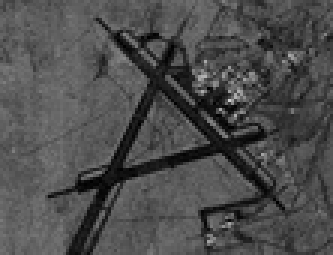
%> input picture ChinaLakeAirport.jpg, 111 x 85 px, shrunk from 520 x 400 before the run (shown 3 times larger)
$ octave main.m   (GNU Octave 9; MATLAB toolbox functions it lacks are replaced by stand-ins)
%> lines starting %> are read from the running program, lines starting %| are printed output that depends on the picture; in (x1, y1, x2, y2) boxes, pixels count from 0 and x2, y2 are one past the last pixel; in counts of white or black regions, pixels touching at a corner belong together; the program's own positions count from 1
### SOM.m
function [ m ] = SOM( image, c, alpha, max_iter )
[row col] = size(image);
m = [image(randperm(row, c))];
while m(1) == m(2)
    m = [image(randperm(row, c))];
end
for time = 1:max_iter
    for i = 1:row
        x = double(image(i, :));
        d = repmat(x, 2, 1) - m;
        [value index] = min(sum(d .^ 2, 2) .^ 0.5);
        m = m + alpha .* d .* GaussianFunc(m, m(index, :), 1);
    end
end
end

### main.m
clear;clc;
% ------ 预处理,转换灰度图 ------ %
p1 = imread('ChinaLakeAirport.jpg');
%> p1 is the input picture: size 85x111x3 uint8; min 0, max 207, mean 76.7
p2 = imread('FarmhouseNearAlbuquerque.jpg');
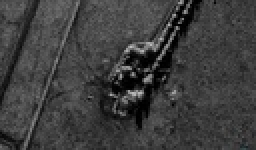
%> input picture FarmhouseNearAlbuquerque.jpg, 128 x 75 px, shrunk from 600 x 350 before the run (shown 2 times larger)
%> p2 is the input picture: size 75x128x3 uint8; mean R, G, B 61.4, 61.4, 61.5
gp1 = rgb2gray(p1);
gp2 = rgb2gray(p2);
gp1 = medfilt2(gp1);
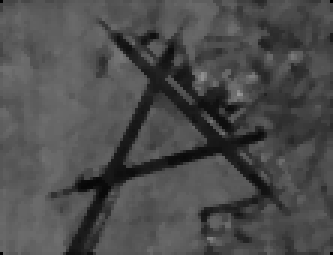
%> gp1: size 85x111 uint8 (shown 3 times larger); min 0, max 153, mean 76.3
gp2 = medfilt2(gp2);
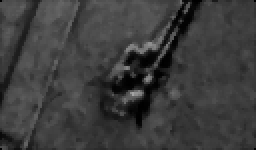
%> gp2: size 75x128 uint8 (shown 2 times larger); min 0, max 164, mean 60.5
% ------ Otsu算法分割 ------ %
level1 = graythresh(gp1);% 计算阈值
%> level1 = 0.255
level2 = graythresh(gp2);
%> level2 = 0.18
go1 = im2bw(gp1, level1);%
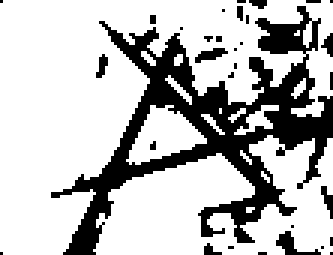
%> go1: size 85x111 logical (shown 3 times larger); 74% white; 32 black regions (28 under 20 px), largest, box (x1, y1, x2, y2) and area: (17, 2, 111, 85) 2230, (92, 77, 107, 85) 44, (65, 16, 76, 21) 30, (107, 62, 111, 73) 22
go2 = im2bw(gp2, level2);
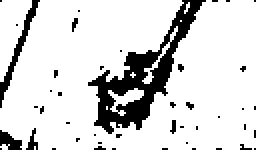
%> go2: size 75x128 logical (shown 2 times larger); 84.4% white; 45 black regions (41 under 20 px), largest, box (x1, y1, x2, y2) and area: (44, 0, 103, 67) 1079, (0, 0, 20, 54) 170, (0, 65, 11, 75) 66, (13, 64, 19, 75) 31
subplot(2, 3, 1), imshow(gp1);
subplot(2, 3, 2), imshow(go1);
subplot(2, 3, 4), imshow(gp2);
subplot(2, 3, 5), imshow(go2);
% ------ 基于自组织映射神经网络的分割 ------ %
image1 = double(gp1(:));
image2 = double(gp2(:));
c = 2;
alpha = 0.0001;
max_iter = 5;
m1 = SOM(image1, c, alpha, max_iter);
%> after the loop in SOM, `for time = 1:max_iter`: m = [67.72; 91.39]
%> m1 = [67.72; 91.39]

level1 = mean(m1) / 255;
%> level1 = 0.312
gs1 = im2bw(gp1, level1);
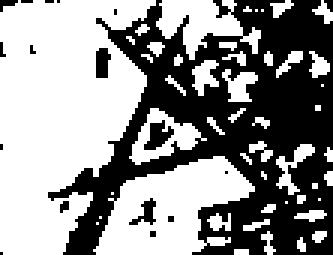
%> gs1: size 85x111 logical (shown 3 times larger); 56.5% white; 18 black regions (14 under 20 px), largest, box (x1, y1, x2, y2) and area: (16, 0, 111, 85) 3907, (48, 40, 58, 50) 55, (32, 16, 37, 26) 41, (43, 66, 52, 75) 35
m2 = SOM(image2, c, alpha, max_iter);
%> (the run ends here)
